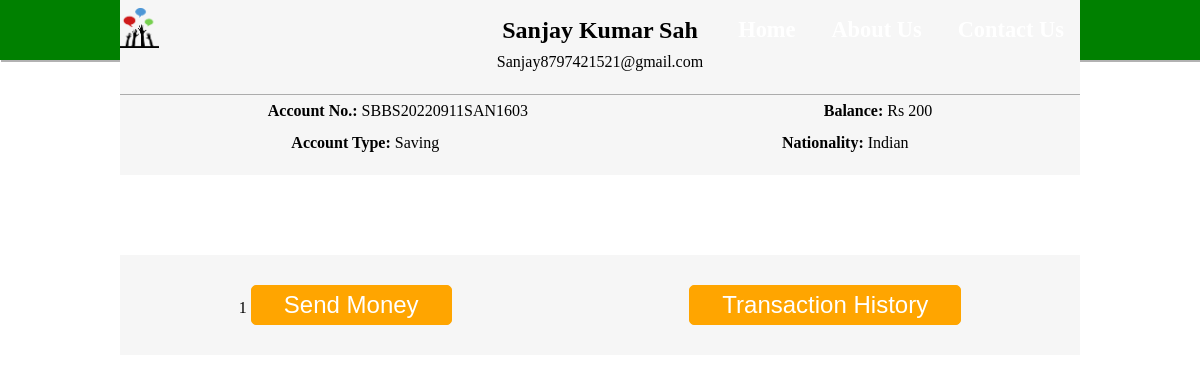
/CustomerProfile.php?cid=1, run on the app's committed database.
### tables this page shows
CREATE TABLE `customers` (
  `cid` int(11) NOT NULL,
  `cname` varchar(55) NOT NULL,
  `acc_number` varchar(20) NOT NULL,
  `acc_type` varchar(20) NOT NULL,
  `nationality` varchar(20) NOT NULL,
  `email_id` varchar(100) NOT NULL,
  `current_balance` int(11) DEFAULT NULL,
  `acc_created_on` timestamp NOT NULL DEFAULT current_timestamp()
);

### CustomerProfile.php (the view, shortened to what this page needs)
<?php
    $id = $_GET['cid'];
    require_once("db.php");
    $sql = "select * from customers where cid=$id";
    $result = $conn->query($sql);
    $row = $result->fetch_assoc();
?>
<!DOCTYPE html>
<html lang="en">
<head>
    <link rel="stylesheet" href="css/style.css">
    <link rel="stylesheet" href="https://cdnjs.cloudflare.com/ajax/libs/font-awesome/6.2.0/css/all.min.css"
 />
        <link rel="stylesheet" href="css/customerProfile.css">
</head>
<body>
        <?php include_once("nav2.php")?>
        <section class="container">
            <div class="profile">
                <div class="backgroundImg">
                </div>
                <div class="profileImg">
                    <div class="userDetails">
                        <h2><?= $row['cname'] ?></h2>
                        <p><?= $row['email_id'] ?></p>
                        <div class="accountDetails">
                            <div>
                                <span><b>Account No.: </b> <?= $row['acc_number'] ?></span>
                                <span><b>Balance:</b> Rs <?= $row['current_balance'] ?></span>
                            </div>
                            <div>
                                <span>
                                    <b> Account Type: </b><?= $row['acc_type'] ?>
                                </span>
                                <span>
                                    <b>Nationality: </b><?= $row['nationality'] ?>
                                </span>
                            </div>
                        </div>
                    </div>
                </div>
            </div>
        </section>
        <section class="transaction container">
            <div>
                <?php echo $id?>
                <a href="TransferMoney.php?id=<?= $id?>"><button class="CustomerViewBtn">Send Money</button></a>
            </div>
            <div>
                <button class="CustomerViewBtn" onclick="window.location='TransactionHistory.php'">Transaction History</button>
            </div>
        </section>
</body>
</html>

### Css/style.css (style rules this page uses)
* { margin: 0; padding: 0; box-sizing: border-box; text-decoration: none; outline: none; }
html { font-size: 16px; overflow-x: hidden; scroll-behavior: smooth; }
body { overflow-x: hidden; }
.container { width: 80vw; margin: auto; }
.CustomerViewBtn { padding: .3rem 2rem; border-radius: 5px; border: 1px solid orange; background-color: orange; cursor: pointer; color: white; font-size: 1.5rem; }

### Css/customerProfile.css (style rules this page uses)
.profileImg { background-color: #f6f6f6; width: 100%; margin-top: -80px; display: flex; flex-direction: column; align-items: center; justify-content: center; }
.userDetails { margin: 1rem 0; text-align: center; line-height: 2rem; width: 100%; }
.userDetails .accountDetails { margin-top: 1rem; border-top: 1px solid rgba(0, 0, 0, .3); }
.userDetails .accountDetails div { display: flex; justify-content: space-around; }
.transaction { height: 100px; margin-top: 5rem; background-color: #f6f6f6; display: flex; align-items: center; justify-content: space-around; }

### data on the page
customers: cname "Sanjay Kumar Sah", email "Sanjay8797421521@gmail.com", acc_number "SBBS20220911SAN1603", current_balance "200", acc_type "Saving", nationality "Indian"

### other printed values
$id "1"
